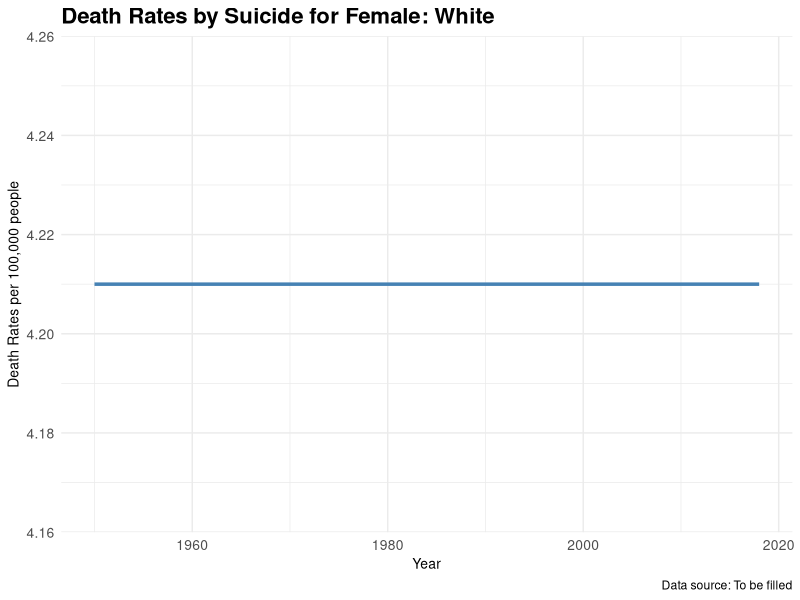
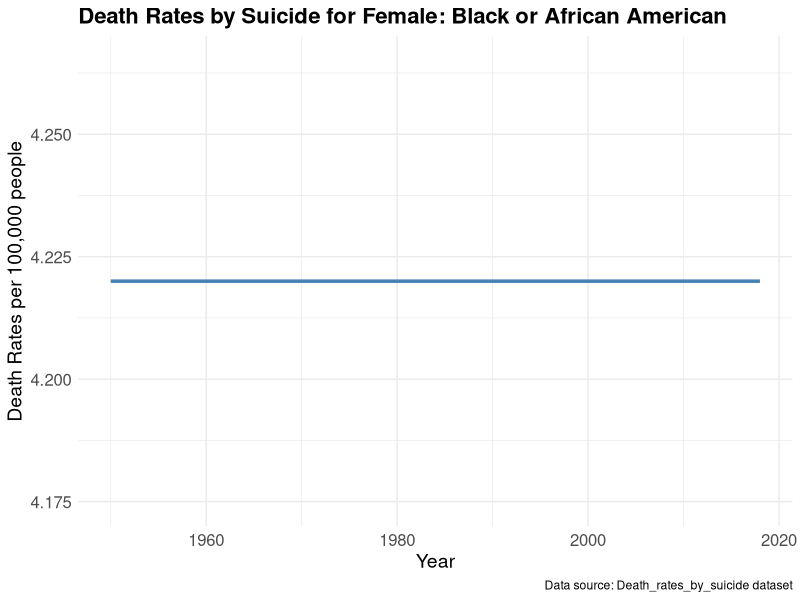
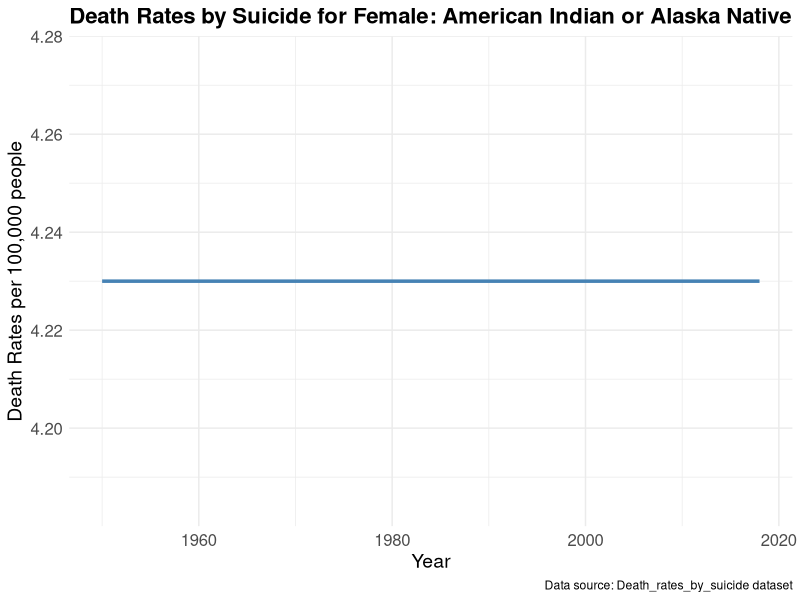
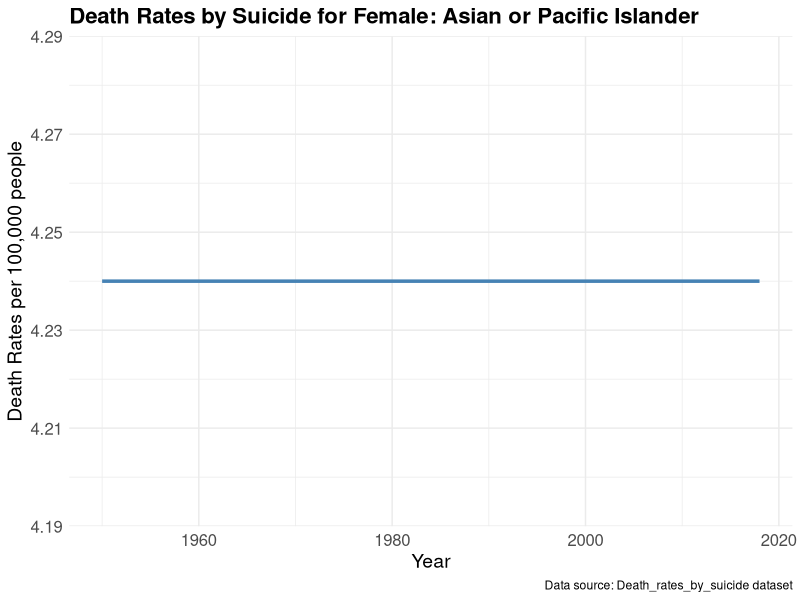

Write R code to recreate these figures, in order.
## ---- chunk 1
library(ggplot2)
library(readxl)

data <- read_excel("dataset/Death rates by suicide.xlsx")

##For Female: White category

filtered_data <- subset(data, STUB_LABEL == "Female: White" & STUB_NAME == "Sex and race")

ggplot(filtered_data, aes(x = YEAR, y = STUB_LABEL_NUM)) +
  geom_line(color = "steelblue", size = 1.2) +
  labs(title = "Death Rates by Suicide for Female: White",
       x = "Year",
       y = "Death Rates per 100,000 people",
       caption = "Data source: To be filled") +
  theme_minimal() +
  theme(plot.title = element_text(size = 16, face = "bold"),
        axis.title = element_text(size = 10),
        axis.text = element_text(size = 10),
        legend.position = "none")


##For Female: Black or African category

filtered_data <- subset(data, STUB_LABEL == "Female: Black or African American" & STUB_NAME == "Sex and race")

ggplot(filtered_data, aes(x = YEAR, y = STUB_LABEL_NUM)) +
  geom_line(color = "steelblue", size = 1.2) +
  labs(title = "Death Rates by Suicide for Female: Black or African American",
       x = "Year",
       y = "Death Rates per 100,000 people",
       caption = "Data source: Death_rates_by_suicide dataset") +
  theme_minimal() +
  theme(plot.title = element_text(size = 16, face = "bold"),
        axis.title = element_text(size = 14),
        axis.text = element_text(size = 12),
        legend.position = "none")


## For Female: Female: American Indian or Alaska Native

filtered_data <- subset(data, STUB_LABEL == "Female: American Indian or Alaska Native" & STUB_NAME == "Sex and race")

ggplot(filtered_data, aes(x = YEAR, y = STUB_LABEL_NUM)) +
  geom_line(color = "steelblue", size = 1.2) +
  labs(title = "Death Rates by Suicide for Female: American Indian or Alaska Native",
       x = "Year",
       y = "Death Rates per 100,000 people",
       caption = "Data source: Death_rates_by_suicide dataset") +
  theme_minimal() +
  theme(plot.title = element_text(size = 16, face = "bold"),
        axis.title = element_text(size = 14),
        axis.text = element_text(size = 12),
        legend.position = "none")

##For Female: Asian or Pacific Islander

filtered_data <- subset(data, STUB_LABEL == "Female: Asian or Pacific Islander" & STUB_NAME == "Sex and race")

ggplot(filtered_data, aes(x = YEAR, y = STUB_LABEL_NUM)) +
  geom_line(color = "steelblue", size = 1.2) +
  labs(title = "Death Rates by Suicide for Female: Asian or Pacific Islander",
       x = "Year",
       y = "Death Rates per 100,000 people",
       caption = "Data source: Death_rates_by_suicide dataset") +
  theme_minimal() +
  theme(plot.title = element_text(size = 16, face = "bold"),
        axis.title = element_text(size = 14),
        axis.text = element_text(size = 12),
        legend.position = "none")
